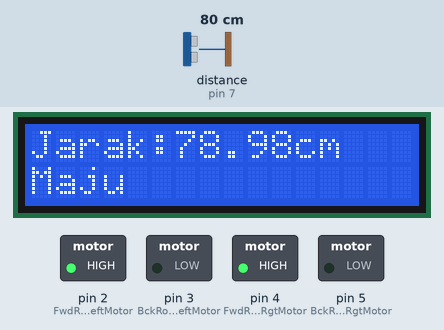
Recording of a sketch running on a simulated Arduino Uno, built with avr-gcc and run on an emulated ATmega328P. Parts: 16×2 character LCD, switched loads named in the sketch (green lamp = pin HIGH). Wiring (inferred from the names in the program): ultrasonic range finder: trigger pin 6; echo pin 7. The test bench sets the inputs (shaded band); at power-on: distance to the obstacle (sensor on pin 7) 80 cm. The echo pulse lasts 58.3 µs per cm; pins used as bus, display or sensor lines are not drawn.

Above: at 1.2 s.
1.3 s: distance to the obstacle (sensor on pin 7) set to 198 cm
At 1.9 s:
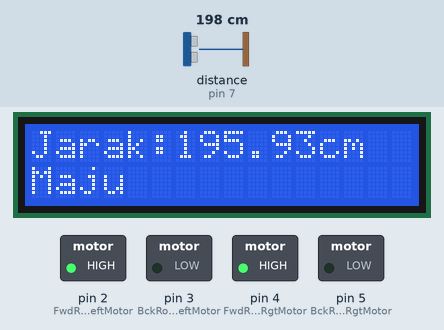
2.8 s: distance to the obstacle (sensor on pin 7) set to 208 cm
At 3.3 s:
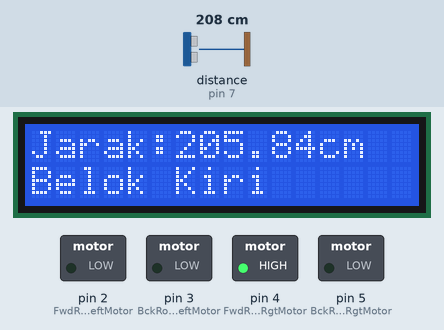
5.8 s: distance to the obstacle (sensor on pin 7) set to 2 cm
At 8.5 s:
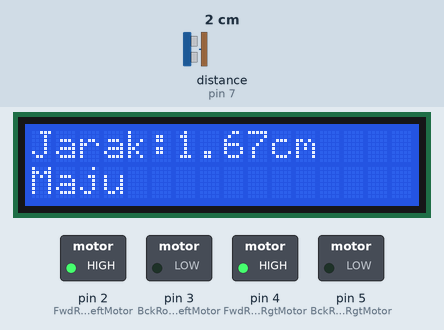
Timing chart, 0 to 10.0 s (numbered marks = the images above; inputs shaded):
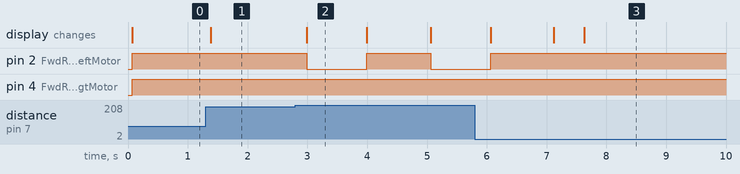

Measured:
- the behaviour switches between 202 and 203 cm on distance to the obstacle (sensor on pin 7) (found by bisection; images 1 and 2)
- after the input at 1.3 s, the display: changes after 0.08 s (image 1)
- after the input at 2.8 s, pin 2 (FwdRot_LeftMotor): HIGH → LOW after 0.19 s, → HIGH 1.0 s later, → LOW 1.1 s later; the display: changes after 0.19 s (image 2)
- after the input at 5.8 s, pin 2 (FwdRot_LeftMotor): goes on until 6.1 s, then stays HIGH; the display: first differs from a run without the input after 1.3 s (image 3 shows a later state)
- what the display in image 2 shows lasts 1.0 s, from 3.0 s to 4.0 s

The sketch:

sketch_may8a.ino
```cpp
#define echoPin 7
#define trigPin 6

#define FwdRot_LeftMotor 2
#define BckRot_LeftMotor 3
#define FwdRot_RgtMotor 4
#define BckRot_RgtMotor 5

#include <LiquidCrystal.h>

LiquidCrystal lcd(13, 12, 8, 9, 10, 11);

long duration;
float distance;
float lastDistance = 0;

void setup() {

  pinMode(echoPin, INPUT);
  pinMode(trigPin, OUTPUT);

  pinMode(FwdRot_LeftMotor, OUTPUT);
  pinMode(BckRot_LeftMotor, OUTPUT);
  pinMode(FwdRot_RgtMotor, OUTPUT);
  pinMode(BckRot_RgtMotor, OUTPUT);

  lcd.begin(16, 2);
}

void loop() {

  // =========================
  // Trigger Ultrasonic
  // =========================
  digitalWrite(trigPin, LOW);
  delayMicroseconds(2);

  digitalWrite(trigPin, HIGH);
  delayMicroseconds(10);

  digitalWrite(trigPin, LOW);

  // =========================
  // Read Echo
  // =========================
  duration = pulseIn(echoPin, HIGH, 30000);

  // Distance in CM
  distance = duration * 0.034 / 2;

  // Simpan pembacaan terakhir yang valid
  if (distance > 0) {
    lastDistance = distance;
  }
  else {
    distance = lastDistance;
  }

  // =========================
  // LCD DISPLAY
  // =========================
  lcd.clear();

  lcd.setCursor(0, 0);
  lcd.print("Jarak:");
  lcd.print(distance);
  lcd.print("cm");

  // =========================
  // JARAK 200 - 500 CM
  // Belok kiri lalu maju
  // =========================
  if (distance >= 200 && distance <= 500) {

    lcd.setCursor(0, 1);
    lcd.print("Belok Kiri");

    // kiri berhenti
    digitalWrite(FwdRot_LeftMotor, LOW);
    digitalWrite(BckRot_LeftMotor, LOW);

    // kanan maju
    digitalWrite(FwdRot_RgtMotor, HIGH);
    digitalWrite(BckRot_RgtMotor, LOW);

    delay(1000);

    // tampil maju
    lcd.clear();

    lcd.setCursor(0, 0);
    lcd.print("Jarak:");
    lcd.print(distance);
    lcd.print("cm");

    lcd.setCursor(0, 1);
    lcd.print("Maju");

    // maju
    digitalWrite(BckRot_LeftMotor, LOW);
    digitalWrite(BckRot_RgtMotor, LOW);

    digitalWrite(FwdRot_LeftMotor, HIGH);
    digitalWrite(FwdRot_RgtMotor, HIGH);

    delay(1000);
  }

  // =========================
  // JARAK > 500 CM
  // Belok kanan lalu mundur
  // =========================
  else if (distance > 500) {

    lcd.setCursor(0, 1);
    lcd.print("Belok Kanan");

    // kiri maju
    digitalWrite(FwdRot_LeftMotor, HIGH);
    digitalWrite(BckRot_LeftMotor, LOW);

    // kanan berhenti
    digitalWrite(FwdRot_RgtMotor, LOW);
    digitalWrite(BckRot_RgtMotor, LOW);

    delay(1000);

    // tampil mundur
    lcd.clear();

    lcd.setCursor(0, 0);
    lcd.print("Jarak:");
    lcd.print(distance);
    lcd.print("cm");

    lcd.setCursor(0, 1);
    lcd.print("Mundur");

    // mundur
    digitalWrite(FwdRot_LeftMotor, LOW);
    digitalWrite(FwdRot_RgtMotor, LOW);

    digitalWrite(BckRot_LeftMotor, HIGH);
    digitalWrite(BckRot_RgtMotor, HIGH);

    delay(1000);
  }

  // =========================
  // KONDISI NORMAL
  // =========================
  else {

    lcd.setCursor(0, 1);
    lcd.print("Maju");

    // maju normal
    digitalWrite(BckRot_LeftMotor, LOW);
    digitalWrite(BckRot_RgtMotor, LOW);

    digitalWrite(FwdRot_LeftMotor, HIGH);
    digitalWrite(FwdRot_RgtMotor, HIGH);

    delay(200);
  }

  delay(50);
}
```
